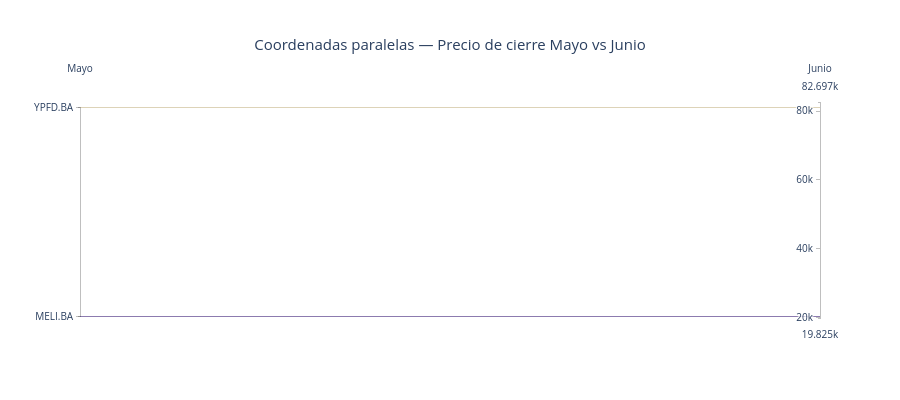

The code cell stored with this chart in its notebook:
### Markdown cell above
C) Realice un gráfico de coordenadas paralelas, con ejes numéricos y agregar etiquetas nombres activos

### Code cell
# C — Coordenadas paralelas: ejes numéricos (precios por mes) + etiquetas de activos

mes1 = orden_meses[0]   # primer mes
mes2 = orden_meses[1]   # segundo mes

# pivot ya tiene filas=Mes, cols=Activo → transponer para filas=Activo
df_parcoords = pivot.T.reset_index()
df_parcoords.columns = ['Activo', mes1, mes2]
df_parcoords['idx'] = df_parcoords.index   # índice numérico para colorear

# Valores del eje para mostrar etiquetas en el primer eje
tickvals1 = df_parcoords[mes1].tolist()
ticktext1 = df_parcoords['Activo'].tolist()

rng1 = [df_parcoords[mes1].min() * 0.98, df_parcoords[mes1].max() * 1.02]
rng2 = [df_parcoords[mes2].min() * 0.98, df_parcoords[mes2].max() * 1.02]

fig = go.Figure(data=go.Parcoords(
    line=dict(
        color=df_parcoords['idx'],
        colorscale='agsunset',
        showscale=False
    ),
    dimensions=[
        dict(
            range=rng1,
            label=mes1,
            values=df_parcoords[mes1],
            tickvals=tickvals1,
            ticktext=ticktext1
        ),
        dict(
            range=rng2,
            label=mes2,
            values=df_parcoords[mes2]
        ),
    ]
))

fig.update_layout(
    plot_bgcolor='white',
    paper_bgcolor='white',
    title=dict(
        text=f'Coordenadas paralelas — Precio de cierre {mes1} vs {mes2}',
        x=0.5, xanchor='center', font=dict(size=15)
    ),
    height=400
)
fig.show()

### Figure 1 — Plotly figure (JSON) as saved in the notebook; plotly's stock layout.template omitted (floating-point values rounded to 4 significant figures)
{"data": [{"dimensions": [{"label": "Mayo", "range": [20510.0, 79917], "ticktext": ["MELI.BA", "YPFD.BA"], "tickvals": [20930, 78350], "values": [20930, 78350]}, {"label": "Junio", "range": [19830.0, 82700.0], "values": [20230, 81075]}], "line": {"color": [0, 1], "colorscale": [[0, "rgb(75, 41, 145)"], [0.1667, "rgb(135, 44, 162)"], [0.3333, "rgb(192, 54, 157)"], [0.5, "rgb(234, 79, 136)"], [0.6667, "rgb(250, 120, 118)"], [0.8333, "rgb(246, 169, 122)"], [1, "rgb(237, 217, 163)"]], "showscale": false}, "type": "parcoords"}], "layout": {"height": 400, "paper_bgcolor": "white", "plot_bgcolor": "white", "title": {"font": {"size": 15}, "text": "Coordenadas paralelas — Precio de cierre Mayo vs Junio", "x": 0.5, "xanchor": "center"}}}
